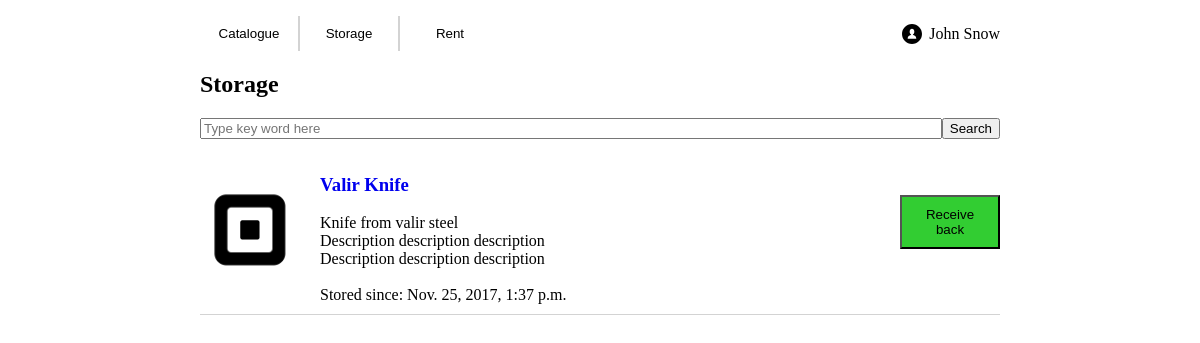
The app's page /things/catalogue_stored, older data.
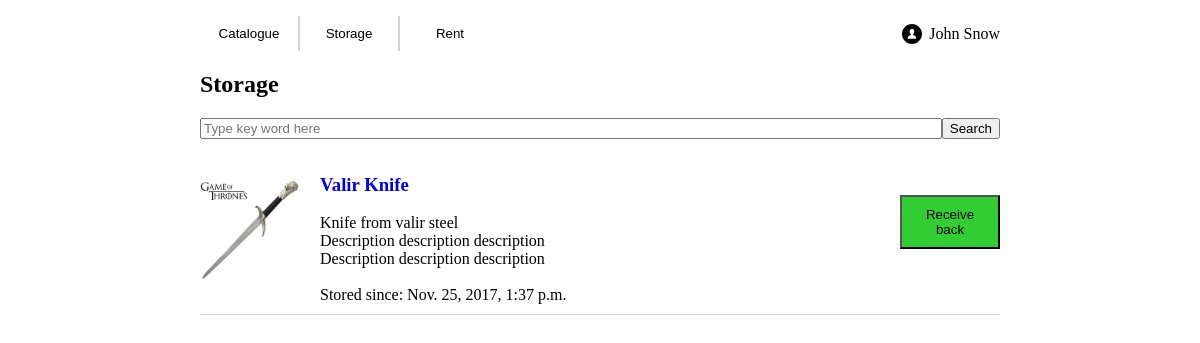
The same page, newer data.
### things/models.py (models this page shows, shortened)
class StoragedGood(models.Model):
    good_id = models.ForeignKey(Good)
    start_date = models.DateTimeField('beginning of the storaging')
    end_date = models.DateTimeField('end of the storaging')

class Good(models.Model):
    title = models.CharField('title', max_length=100)
    owner_id = models.ForeignKey(Customer)
    good_info = models.CharField('good info', max_length=1000)
    reservation_type = models.CharField('type', max_length=1, choices=RESERVATION_TYPES)
    image_path = models.CharField('image', max_length=200)
    status = models.CharField('status', max_length=1, choices=GOOD_STATUS)

### things/views.py (the view)
def catalogue_stored(request):
    owner = Customer.objects.get(pk=CUSTOMER_INDEX)
    items = StoragedGood.objects.filter(good_id__status='0').filter(good_id__owner_id=owner)
    template = loader.get_template('things/catalogue_stored.html')
    return HttpResponse(template.render({'stored_items' : items}, request))

### things/templates/things/catalogue_stored.html (shortened to what this page needs)
{% extends "things/base.html" %}
{% block items_block %}
    <html lang="en">
    <head>
    </head>
    <body>
        <div><h2>Storage</h2></div>
        <form action="{% url 'search_stored' %}" method="get">
            <div class="search-flex-container">
                <input class="search" placeholder="Type key word here" type="text" name="search_field"></input>
                <div><button>Search</button></div>
            </div>
        </form>
        {% for item in stored_items %}
            {% include "things/stored_item.html" %}
        {% endfor %}
    </body>
    </html>
{% endblock %}

### things/templates/things/stored_item.html (shortened to what this page needs)
{% load staticfiles %}
<html lang="en">
<head>
</head>
<body>
    <div class="item">
        <div class="item-flex-container">
            <div class="item-picture">
                <img src={% static item.good_id.image_path %} height="100px">
            </div>
            <div class="item-info">
                <div class="item-title">
                    <a href="{% url 'item_stored_fullinfo' item.pk %}">
                        <h3>{{ item.good_id.title }}</h3>
                    </a>
                </div>
                <div>
                    {{ item.good_id.good_info }}
                    <br> Description description description
                    <br> Description description description
                </div>
                <br>
                <div>Stored since: {{ item.start_date }}</div>
            </div>
            <form action="{% url 'return_good_to_owner' item.pk %}" method="post">
                <div><button class="item-button">Receive back</button></div>
            </form>
        </div>
    </div>
</body>
</html>

Row changes from the older to the newer data that the page shows:
changed through a linked row, StoragedGood "Valir Knife": good_id.image_path: a different picture
